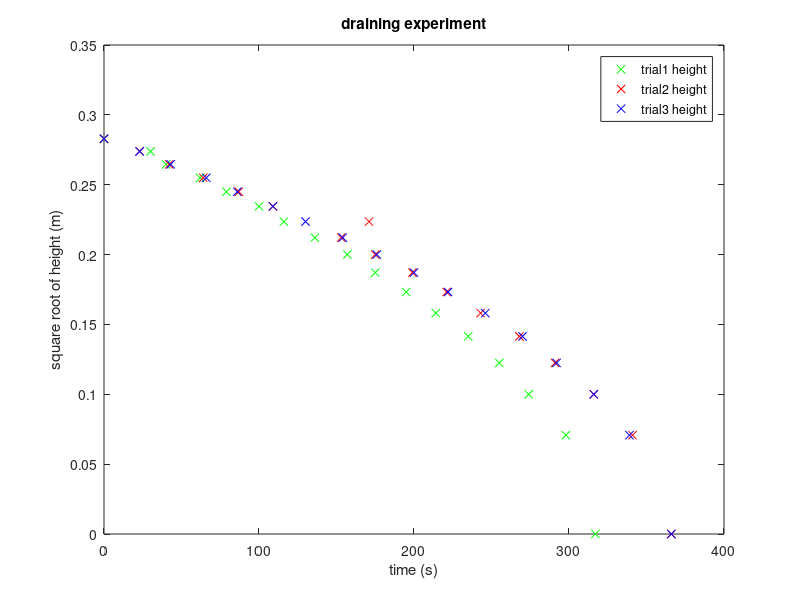

MATLAB code for this plot:
depth = [0.08:-0.005:0];% dpeth of water
trial1 = [0 30 40 62 79 100 116 136 157 175 195 214 235 255 274 298 317];
trial2 = [0 23 42 64 87 109 171 153 175 199 221 243 268 291 316 341 366];
trial3 = [0 23 43 66 86 109 130 154 176 200 222 246 270 292 316 339 366];
%step 1 
figure()
plot(trial1,sqrt(depth),'xg', trial2,sqrt(depth),'xr', trial3,sqrt(depth),'xb');
xlabel('time (s)');
ylabel('square root of height (m)');
title('draining experiment');
legend('trial1 height', 'trial2 height', 'trial3 height')
%step 2 
%Tools-basic fitting ,'linear'&'show equation'
g = 9.8;
A = 0.205 * 0.15;
a0 = (0.002 ^ 2) * pi;
gradient = (-0.00077 - 0.00066 - 0.00073) / 3;% average of 3 gradients
Cd = - gradient * (A / a0 * sqrt(2 / g));
%remenber to put data above to calculate three gradiants and three Cd and
%take average value of Cd
%Cd = 0.79592